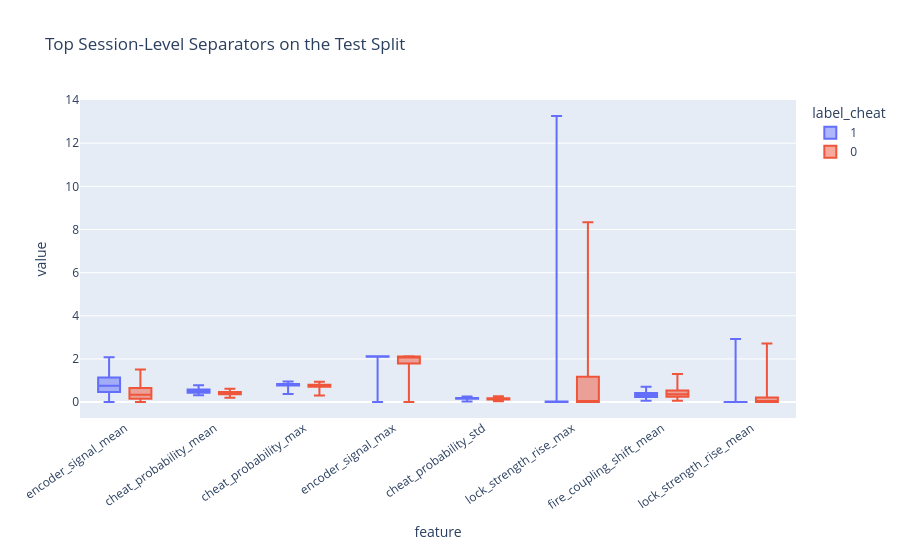

The code cell stored with this chart in its notebook:
### Code cell
top_features = effect_table.head(8)['feature'].tolist()
melted = test_sessions.melt(id_vars=['label_cheat'], value_vars=top_features, var_name='feature', value_name='value')
fig = px.box(melted, x='feature', y='value', color='label_cheat', points=False, title='Top Session-Level Separators on the Test Split')
fig.update_layout(xaxis_tickangle=-35, height=550)
fig.show()

### Figure 1 — Plotly figure (JSON) as saved in the notebook; plotly's stock layout.template omitted (floating-point values rounded to 4 significant figures; data arrays with more than 128 entries replaced by an {"elided": "..."} marker saying what was removed)
{"data": [{"alignmentgroup": "True", "boxpoints": false, "hovertemplate": "label_cheat=1<br>feature=%{x}<br>value=%{y}<extra></extra>", "legendgroup": "1", "marker": {"color": "#636efa"}, "name": "1", "notched": false, "offsetgroup": "1", "orientation": "v", "showlegend": true, "type": "box", "x": {"elided": "1200 str values"}, "x0": " ", "xaxis": "x", "y": {"elided": "1200 float values"}, "y0": " ", "yaxis": "y"}, {"alignmentgroup": "True", "boxpoints": false, "hovertemplate": "label_cheat=0<br>feature=%{x}<br>value=%{y}<extra></extra>", "legendgroup": "0", "marker": {"color": "#EF553B"}, "name": "0", "notched": false, "offsetgroup": "0", "orientation": "v", "showlegend": true, "type": "box", "x": {"elided": "2160 str values"}, "x0": " ", "xaxis": "x", "y": {"elided": "2160 float values"}, "y0": " ", "yaxis": "y"}], "layout": {"boxmode": "group", "height": 550, "legend": {"title": {"text": "label_cheat"}, "tracegroupgap": 0}, "title": {"text": "Top Session-Level Separators on the Test Split"}, "xaxis": {"anchor": "y", "domain": [0, 1], "tickangle": -35, "title": {"text": "feature"}}, "yaxis": {"anchor": "x", "domain": [0, 1], "title": {"text": "value"}}}}
